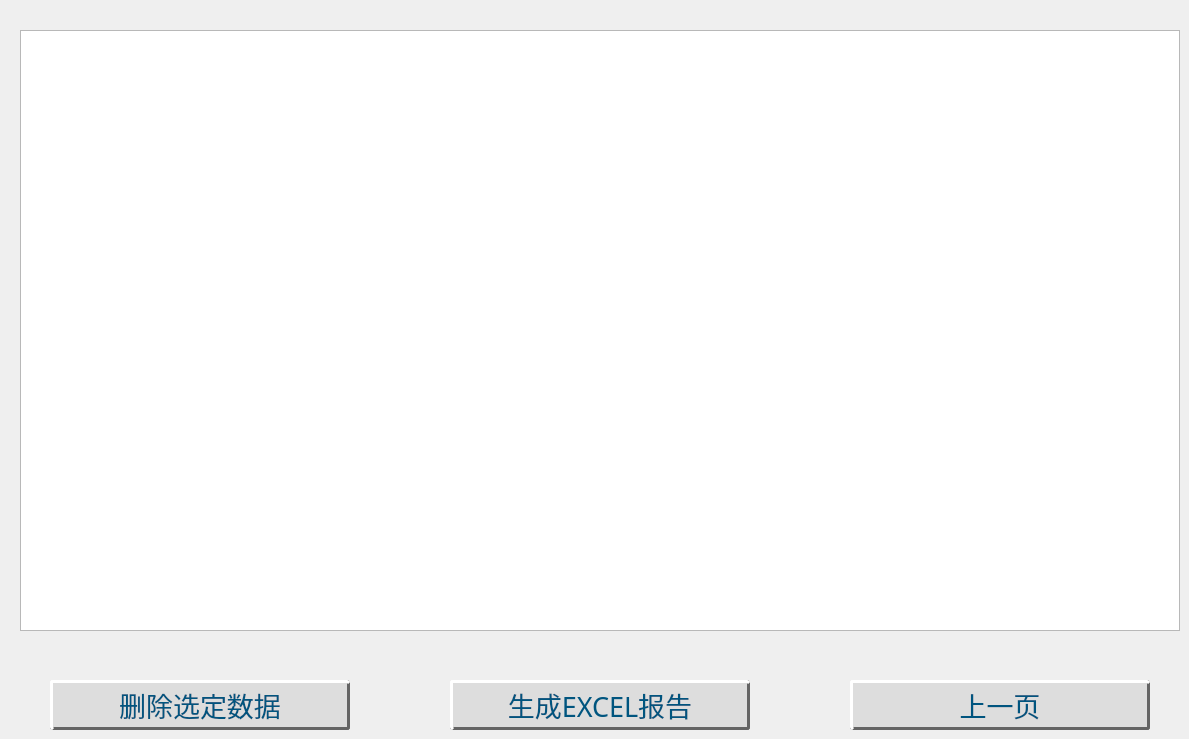
        <widget class="QWidget" name="page_2">
         <widget class="QTableWidget" name="tableWidget">
          <property name="geometry">
           <rect>
            <x>20</x>
            <y>30</y>
            <width>1160</width>
            <height>601</height>
           </rect>
          </property>
         </widget>
         <widget class="QPushButton" name="btn_5">
          <property name="geometry">
           <rect>
            <x>50</x>
            <y>680</y>
            <width>300</width>
            <height>50</height>
           </rect>
          </property>
          <property name="minimumSize">
           <size>
            <width>300</width>
            <height>50</height>
           </size>
          </property>
          <property name="maximumSize">
           <size>
            <width>300</width>
            <height>50</height>
           </size>
          </property>
          <property name="font">
           <font>
            <family>华光大标宋_CNKI</family>
            <pointsize>20</pointsize>
            <weight>50</weight>
            <bold>false</bold>
           </font>
          </property>
          <property name="styleSheet">
           <string notr="true">QPushButton{
color: rgb(0, 85, 127);
background:#DDDDDD; 
border-right:3px solid #646464; 
border-bottom:3px solid #646464;
border-left:3px solid #FFFFFF;
border-top:3px solid #FFFFFF; 
border-radius:3px;
}                

QPushButton:pressed{
background:#DDDDDD; 
border-right:2px solid #FFFFFF; 
border-bottom:2px solid #FFFFFF;
border-left:2px solid #646464;
border-top:2px solid #646464; 
border-radius:2px;
}

QPushButton:checked {
background:#bbbbbb; 
border-right:4px solid #FFFFFF; 
border-bottom:4px solid #FFFFFF;
border-left:4px solid #646464;
border-top:4px solid #646464; 
border-radius:4px;
}</string>
          </property>
          <property name="text">
           <string>删除选定数据</string>
          </property>
         </widget>
         <widget class="QPushButton" name="btn_6">
          <property name="geometry">
           <rect>
            <x>450</x>
            <y>680</y>
            <width>300</width>
            <height>50</height>
           </rect>
          </property>
          <property name="minimumSize">
           <size>
            <width>300</width>
            <height>50</height>
           </size>
          </property>
          <property name="maximumSize">
           <size>
            <width>300</width>
            <height>50</height>
           </size>
          </property>
          <property name="font">
           <font>
            <family>华光大标宋_CNKI</family>
            <pointsize>20</pointsize>
            <weight>50</weight>
            <bold>false</bold>
           </font>
          </property>
          <property name="styleSheet">
           <string notr="true">QPushButton{
color: rgb(0, 85, 127);
background:#DDDDDD; 
border-right:3px solid #646464; 
border-bottom:3px solid #646464;
border-left:3px solid #FFFFFF;
border-top:3px solid #FFFFFF; 
border-radius:3px;
}                

QPushButton:pressed{
background:#DDDDDD; 
border-right:2px solid #FFFFFF; 
border-bottom:2px solid #FFFFFF;
border-left:2px solid #646464;
border-top:2px solid #646464; 
border-radius:2px;
}

QPushButton:checked {
background:#bbbbbb; 
border-right:4px solid #FFFFFF; 
border-bottom:4px solid #FFFFFF;
border-left:4px solid #646464;
border-top:4px solid #646464; 
border-radius:4px;
}</string>
          </property>
          <property name="text">
           <string>生成EXCEL报告</string>
          </property>
         </widget>
         <widget class="QPushButton" name="btn_7">
          <property name="geometry">
           <rect>
            <x>850</x>
            <y>680</y>
            <width>300</width>
            <height>50</height>
           </rect>
          </property>
          <property name="minimumSize">
           <size>
            <width>300</width>
            <height>50</height>
           </size>
          </property>
          <property name="maximumSize">
           <size>
            <width>300</width>
            <height>50</height>
           </size>
          </property>
          <property name="font">
           <font>
            <family>华光大标宋_CNKI</family>
            <pointsize>20</pointsize>
            <weight>50</weight>
            <bold>false</bold>
           </font>
          </property>
          <property name="styleSheet">
           <string notr="true">QPushButton{
color: rgb(0, 85, 127);
background:#DDDDDD; 
border-right:3px solid #646464; 
border-bottom:3px solid #646464;
border-left:3px solid #FFFFFF;
border-top:3px solid #FFFFFF; 
border-radius:3px;
}                

QPushButton:pressed{
background:#DDDDDD; 
border-right:2px solid #FFFFFF; 
border-bottom:2px solid #FFFFFF;
border-left:2px solid #646464;
border-top:2px solid #646464; 
border-radius:2px;
}

QPushButton:checked {
background:#bbbbbb; 
border-right:4px solid #FFFFFF; 
border-bottom:4px solid #FFFFFF;
border-left:4px solid #646464;
border-top:4px solid #646464; 
border-radius:4px;
}</string>
          </property>
          <property name="text">
           <string>上一页</string>
          </property>
         </widget>
        </widget>
